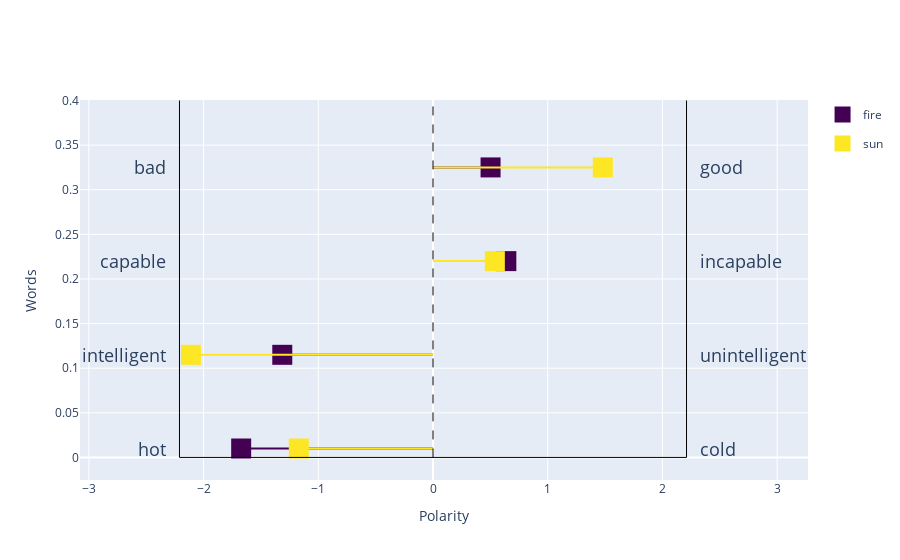

Write notebook code for a chart like this one.
### Code cell
out_path = './antonyms/'
# antonym_path = "data_file.xlsx"
dims = [['hot', 'cold'], ['bad', 'good'], ['intelligent', 'unintelligent'], ['capable', 'incapable']]

dictionary = Dictionary('wordnet', api_key='')    
# dictionary = Dictionary('dictionaryapi', api_key='b4b51989-1b9d-4690-8975-4a83df13efc4 ')
# dictionary = Dictionary('wordnik', api_key='6488daf20061aa3e6200c013b470fa8ef1f2678c19b36ef05')
lookupSpace = LookupCreator(dictionary, out_path, antonym_pairs=dims)
lookupSpace.create_lookup_files()

antonym_path = out_path + "polar_dimensions.pkl"

model = BERTWordEmbeddings()

pdc = PolarDimensions(model, antonym_path=out_path + "antonym_wordnet_example_sentences_readable_extended.txt")
pdc.create_polar_dimensions(out_path)

words, context = ['fire', "sun"], ["the fire is burning", "sun is shining"]
wp = WordPolarity(model, antonym_path=antonym_path,lookup_path=out_path, method='projection', number_polar=4)

polar_dimensions = []
for word, context in zip(words, context):
    dimension = wp.analyze_word(word, context)
    polar_dimensions.append(dimension)

plotter.plot_word_polarity(words, polar_dimensions)

### Figure 1 — Plotly figure (JSON) as saved in the notebook; plotly's stock layout.template omitted (floating-point values rounded to 4 significant figures)
{"data": [{"legendgroup": "fire", "marker": {"color": "rgb(68, 1, 84)", "size": 20, "symbol": "square"}, "mode": "markers", "name": "fire", "showlegend": true, "type": "scatter", "x": [-1.672], "y": [0.01]}, {"legendgroup": "fire", "line": {"color": "rgb(68, 1, 84)", "width": 2}, "mode": "lines", "showlegend": false, "type": "scatter", "x": [-1.672, 0], "y": [0.01, 0.01]}, {"legendgroup": "sun", "marker": {"color": "rgb(253, 231, 37)", "size": 20, "symbol": "square"}, "mode": "markers", "name": "sun", "showlegend": true, "type": "scatter", "x": [-1.17], "y": [0.01]}, {"legendgroup": "sun", "line": {"color": "rgb(253, 231, 37)", "width": 2}, "mode": "lines", "showlegend": false, "type": "scatter", "x": [-1.17, 0], "y": [0.01, 0.01]}, {"legendgroup": "fire", "marker": {"color": "rgb(68, 1, 84)", "size": 20, "symbol": "square"}, "mode": "markers", "name": "fire", "showlegend": false, "type": "scatter", "x": [-1.314], "y": [0.115]}, {"legendgroup": "fire", "line": {"color": "rgb(68, 1, 84)", "width": 2}, "mode": "lines", "showlegend": false, "type": "scatter", "x": [-1.314, 0], "y": [0.115, 0.115]}, {"legendgroup": "sun", "marker": {"color": "rgb(253, 231, 37)", "size": 20, "symbol": "square"}, "mode": "markers", "name": "sun", "showlegend": false, "type": "scatter", "x": [-2.11], "y": [0.115]}, {"legendgroup": "sun", "line": {"color": "rgb(253, 231, 37)", "width": 2}, "mode": "lines", "showlegend": false, "type": "scatter", "x": [-2.11, 0], "y": [0.115, 0.115]}, {"legendgroup": "fire", "marker": {"color": "rgb(68, 1, 84)", "size": 20, "symbol": "square"}, "mode": "markers", "name": "fire", "showlegend": false, "type": "scatter", "x": [0.6393], "y": [0.22]}, {"legendgroup": "fire", "line": {"color": "rgb(68, 1, 84)", "width": 2}, "mode": "lines", "showlegend": false, "type": "scatter", "x": [0.6393, 0], "y": [0.22, 0.22]}, {"legendgroup": "sun", "marker": {"color": "rgb(253, 231, 37)", "size": 20, "symbol": "square"}, "mode": "markers", "name": "sun", "showlegend": false, "type": "scatter", "x": [0.5392], "y": [0.22]}, {"legendgroup": "sun", "line": {"color": "rgb(253, 231, 37)", "width": 2}, "mode": "lines", "showlegend": false, "type": "scatter", "x": [0.5392, 0], "y": [0.22, 0.22]}, {"legendgroup": "fire", "marker": {"color": "rgb(68, 1, 84)", "size": 20, "symbol": "square"}, "mode": "markers", "name": "fire", "showlegend": false, "type": "scatter", "x": [0.5019], "y": [0.325]}, {"legendgroup": "fire", "line": {"color": "rgb(68, 1, 84)", "width": 2}, "mode": "lines", "showlegend": false, "type": "scatter", "x": [0.5019, 0], "y": [0.325, 0.325]}, {"legendgroup": "sun", "marker": {"color": "rgb(253, 231, 37)", "size": 20, "symbol": "square"}, "mode": "markers", "name": "sun", "showlegend": false, "type": "scatter", "x": [1.48], "y": [0.325]}, {"legendgroup": "sun", "line": {"color": "rgb(253, 231, 37)", "width": 2}, "mode": "lines", "showlegend": false, "type": "scatter", "x": [1.48, 0], "y": [0.325, 0.325]}], "layout": {"annotations": [{"font": {"size": 18}, "showarrow": false, "text": "hot", "x": -2.31, "xanchor": "right", "xref": "x", "y": 0.01, "yref": "y"}, {"font": {"size": 18}, "showarrow": false, "text": "cold", "x": 2.31, "xanchor": "left", "xref": "x", "y": 0.01, "yref": "y"}, {"font": {"size": 18}, "showarrow": false, "text": "intelligent", "x": -2.31, "xanchor": "right", "xref": "x", "y": 0.115, "yref": "y"}, {"font": {"size": 18}, "showarrow": false, "text": "unintelligent", "x": 2.31, "xanchor": "left", "xref": "x", "y": 0.115, "yref": "y"}, {"font": {"size": 18}, "showarrow": false, "text": "capable", "x": -2.31, "xanchor": "right", "xref": "x", "y": 0.22, "yref": "y"}, {"font": {"size": 18}, "showarrow": false, "text": "incapable", "x": 2.31, "xanchor": "left", "xref": "x", "y": 0.22, "yref": "y"}, {"font": {"size": 18}, "showarrow": false, "text": "bad", "x": -2.31, "xanchor": "right", "xref": "x", "y": 0.325, "yref": "y"}, {"font": {"size": 18}, "showarrow": false, "text": "good", "x": 2.31, "xanchor": "left", "xref": "x", "y": 0.325, "yref": "y"}], "shapes": [{"line": {"color": "black", "width": 1}, "type": "line", "x0": -2.21, "x1": 2.21, "y0": 0, "y1": 0}, {"line": {"color": "black", "width": 1}, "type": "line", "x0": -2.21, "x1": -2.21, "y0": 0, "y1": 0.4}, {"line": {"color": "black", "width": 1}, "type": "line", "x0": 2.21, "x1": 2.21, "y0": 0, "y1": 0.4}, {"line": {"color": "black", "dash": "dash", "width": 1}, "type": "line", "x0": 0, "x1": 0, "y0": 0, "y1": 0.4}], "xaxis": {"anchor": "y", "autorange": true, "domain": [0, 1], "range": [-2.21, 1.58], "title": {"text": "Polarity"}}, "yaxis": {"anchor": "x", "autorange": true, "domain": [0, 1], "title": {"text": "Words"}}}}
